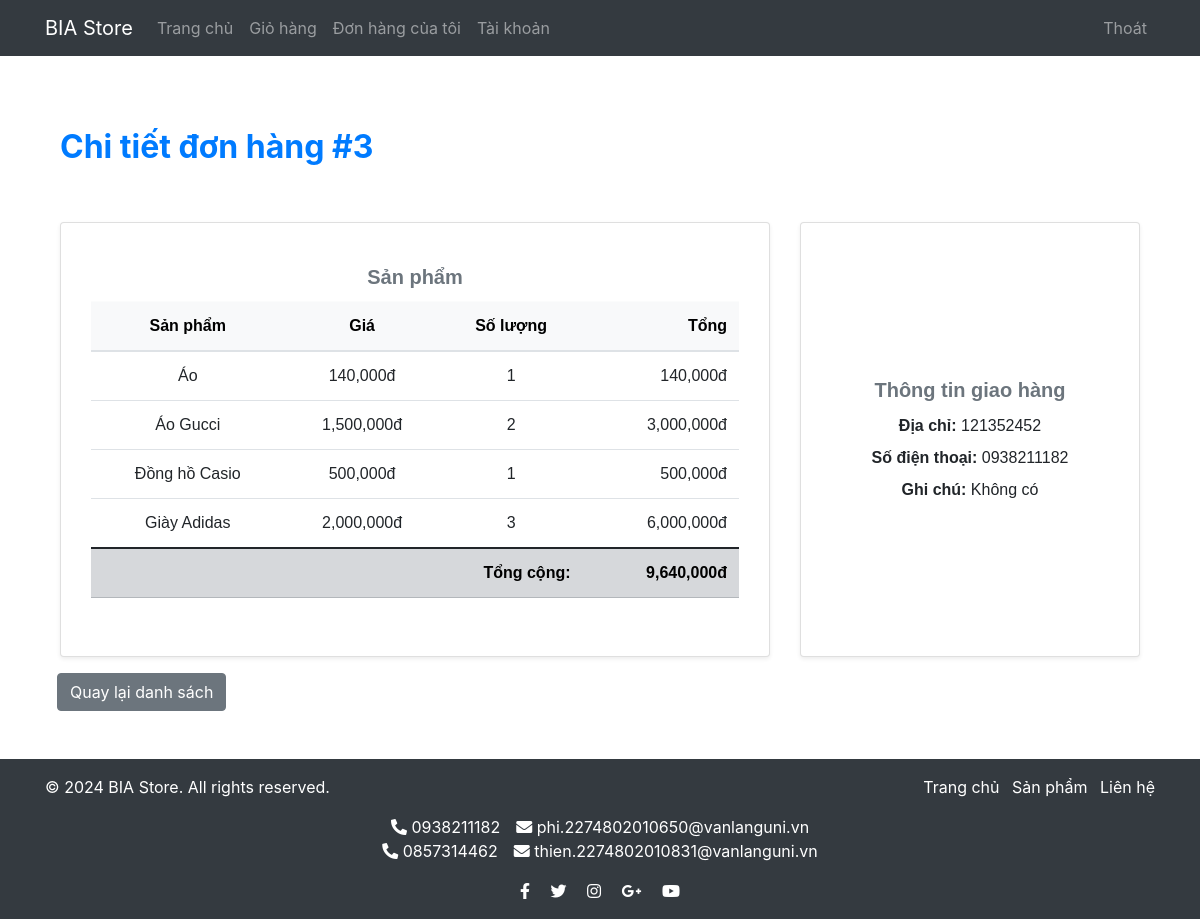
/order/3 (signed in), run on the app's committed database.
### app.py (models this page shows, shortened)
class Order(db.Model):
    id = db.Column(db.Integer, primary_key=True)
    user_id = db.Column(db.Integer, db.ForeignKey('user.id'), nullable=False)
    status = db.Column(db.String(50), default='pending')
    total_amount = db.Column(db.Float, nullable=False)
    shipping_address = db.Column(db.String(500), nullable=False)
    phone = db.Column(db.String(20), nullable=False)
    note = db.Column(db.Text)
    created_at = db.Column(db.DateTime, default=datetime.utcnow)
    updated_at = db.Column(db.DateTime, onupdate=datetime.utcnow)
    items = db.relationship('OrderItem', backref='order', lazy=True)

class OrderItem(db.Model):
    id = db.Column(db.Integer, primary_key=True)
    order_id = db.Column(db.Integer, db.ForeignKey('order.id'), nullable=False)
    product_id = db.Column(db.Integer, db.ForeignKey('product.id'), nullable=False)
    quantity = db.Column(db.Integer, nullable=False)
    price = db.Column(db.Float, nullable=False)

class Product(db.Model):
    id = db.Column(db.Integer, primary_key=True)
    name = db.Column(db.String(200), nullable=False)
    description = db.Column(db.Text)
    price = db.Column(db.Float, nullable=False)
    sale_price = db.Column(db.Float)  # Giá khuyến mãi
    image_url = db.Column(db.String(500))
    category_id = db.Column(db.Integer, db.ForeignKey('category.id'))
    stock = db.Column(db.Integer, default=0)
    created_at = db.Column(db.DateTime, default=datetime.utcnow)
    updated_at = db.Column(db.DateTime, onupdate=datetime.utcnow)
    cart_items = db.relationship('CartItem', backref='product', lazy=True)
    order_items = db.relationship('OrderItem', backref='product', lazy=True)

### app.py (the view)
@app.route('/order/<int:order_id>')
@login_required
def order_detail(order_id):
    order = Order.query.get_or_404(order_id)
    if order.user_id != current_user.id and not current_user.is_admin:
        flash('Bạn không có quyền xem đơn hàng này!', 'danger')
        return redirect(url_for('view_orders'))
    return render_template('order_detail.html', order=order)

### app.py (called while the page is built)
@login_manager.user_loader
def load_user(user_id):
    return User.query.get(int(user_id))

### templates/order_detail.html (shortened to what this page needs)
{% extends "base.html" %}
{% block content %}
<div class="container py-5">
    <div class="d-flex justify-content-between align-items-center mb-5">
        <h2 class="fw-bold text-primary">Chi tiết đơn hàng #{{ order.id }}</h2>
        <span class="badge rounded-pill bg-{{ order.status_color }} fs-6 py-2 px-3">
        </span>
    </div>
    <div class="row">
        <div class="col-lg-8">
            <div class="card shadow-sm mb-4">
                <div class="card-body">
                    <h5 class="card-title text-secondary fw-bold">Sản phẩm</h5>
                    <div class="table-responsive">
                        <table class="table align-middle">
                            <thead class="table-light">
                                <tr>
                                    <th>Sản phẩm</th>
                                    <th class="text-center">Giá</th>
                                    <th class="text-center">Số lượng</th>
                                    <th class="text-end">Tổng</th>
                                </tr>
                            </thead>
                            <tbody>
                                {% for item in order.items %}
                                <tr>
                                    <td>{{ item.product.name }}</td>
                                    <td class="text-center">{{ "{:,.0f}".format(item.product.price) }}đ</td>
                                    <td class="text-center">{{ item.quantity }}</td>
                                    <td class="text-end">{{ "{:,.0f}".format(item.product.price * item.quantity) }}đ</td>
                                </tr>
                                {% endfor %}
                            </tbody>
                            <tfoot>
                                <tr class="table-secondary">
                                    <td colspan="3" class="text-end fw-bold">Tổng cộng:</td>
                                    <td class="text-end">
                                        <strong>{{ "{:,.0f}".format(order.total_amount) }}đ</strong>
                                    </td>
                                </tr>
                            </tfoot>
                        </table>
                    </div>
                </div>
            </div>
        </div>
        <div class="col-lg-4">
            <div class="card shadow-sm mb-4">
                <div class="card-body">
                    <h5 class="card-title text-secondary fw-bold">Thông tin giao hàng</h5>
                    <p class="mb-2">
                        <strong>Địa chỉ:</strong> {{ order.shipping_address }}
                    </p>
                    <p class="mb-2">
                        <strong>Số điện thoại:</strong> {{ order.phone }}
                    </p>
                    <p class="mb-0">
                        <strong>Ghi chú:</strong> {{ order.note if order.note else 'Không có' }}
                    </p>
                </div>
            </div>
        </div>
        <div class="mt-3">
            <a href="{{ url_for('view_orders') }}" class="btn btn-secondary">Quay lại danh sách</a>
        </div>
    </div>
</div>
{% endblock %}

### static/style.css (style rules this page uses)
.card { font-family: Arial, Helvetica, sans-serif; display: flex; flex-direction: column; align-items: center; justify-content: space-between; height: 100%; border: 1px solid #ddd; border-radius: 8px; box-shadow: 0 4px 8px rgba(0, 0, 0, 0.1); transition: transform 0.3s; overflow: hidden; padding: 10px; background-color: white; }
.card-body { flex-grow: 1; display: flex; flex-direction: column; justify-content: center; text-align: center; width: 100%; }
.card-title { font-size: 1.25em; font-weight: bold; margin-bottom: 0.5em; }

### data on the page
Order: id "3", total_amount "9,640,000", shipping_address "121352452", phone "0938211182", note "Không có"
OrderItem: product.name "Áo", quantity "1"
Product: product.price "140,000", item.product.price*item.quantity "140,000"
OrderItem: product.name "Áo Gucci", quantity "2"
Product: product.price "1,500,000", item.product.price*item.quantity "3,000,000"
OrderItem: product.name "Đồng hồ Casio", quantity "1"
Product: product.price "500,000", item.product.price*item.quantity "500,000"
OrderItem: product.name "Giày Adidas", quantity "3"
Product: product.price "2,000,000", item.product.price*item.quantity "6,000,000"
